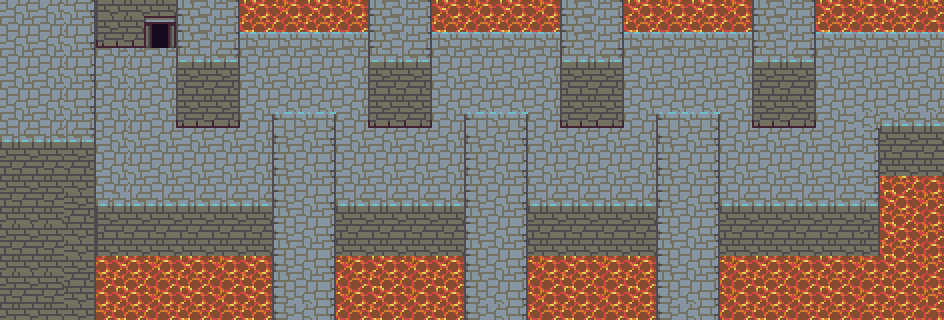

A 2D game scene composited from a Tiled map and its tileset images. What follows is a short description and the map's XML, with each tile layer's data collapsed to a summary:
An orthogonal 59x20 tile map with 16x16 px tiles, 5 tile layers (Tile Layer 1, animation, Tile Layer 2, Tile Layer 4, ...), 3 tilesets and 15 objects.

<map version="1.0" tiledversion="1.0.3" orientation="orthogonal" renderorder="right-up" width="59" height="20" tilewidth="16" tileheight="16" nextobjectid="22">
 <tileset firstgid="1" source="liquid.tsx" />
 <tileset firstgid="769" source="4.tsx" />
 <tileset firstgid="1729" source="3.tsx" />
 <layer name="Tile Layer 1" width="59" height="20">
  <data>[1180 cells, 1180 non-empty, 16 distinct tile ids]</data>
 </layer>
 <layer name="animation" width="59" height="20">
  <data>[1180 cells, 1180 non-empty, 16 distinct tile ids]</data>
 </layer>
 <layer name="Tile Layer 2" width="59" height="20">
  <data>[1180 cells, 930 non-empty, 32 distinct tile ids]</data>
 </layer>
 <layer name="Tile Layer 4" width="59" height="20">
  <data>[1180 cells, 4 non-empty, 4 distinct tile ids]</data>
 </layer>
 <layer name="top" width="59" height="20">
  <data>[1180 cells, 0 non-empty, 0 distinct tile ids]</data>
 </layer>
 <objectgroup name="finishBlock">
  <object id="1" x="144.485" y="48.2197" width="31" height="31.3333" />
 </objectgroup>
 <objectgroup name="blockObj">
  <object id="2" x="68.5" y="-14" width="26.5" height="248" />
  <object id="3" x="88.6667" y="209" width="810.333" height="22.6667" />
  <object id="5" x="177.25" y="-5.25" width="61.5" height="131.75" />
  <object id="6" x="273.5" y="113.5" width="61.5" height="102" />
  <object id="7" x="234.667" y="-12" width="735.333" height="42.6667" />
  <object id="8" x="369.333" y="24.6667" width="61.3333" height="100.667" />
  <object id="10" x="465" y="113" width="62" height="110.5" />
  <object id="11" x="561" y="28.3333" width="61.6667" height="98.3333" />
  <object id="12" x="657" y="113.333" width="61.6667" height="112.667" />
  <object id="13" x="753" y="25" width="61.6667" height="101.333" />
  <object id="14" x="880.667" y="128.667" width="22.3333" height="85" />
  <object id="16" x="884.545" y="128.727" width="69.2727" height="17.6364" />
  <object id="18" x="945.333" y="5.33333" width="32" height="133.333" />
  <object id="21" x="84.5" y="-3.5" width="113.5" height="35.1364" />
 </objectgroup>
</map>
